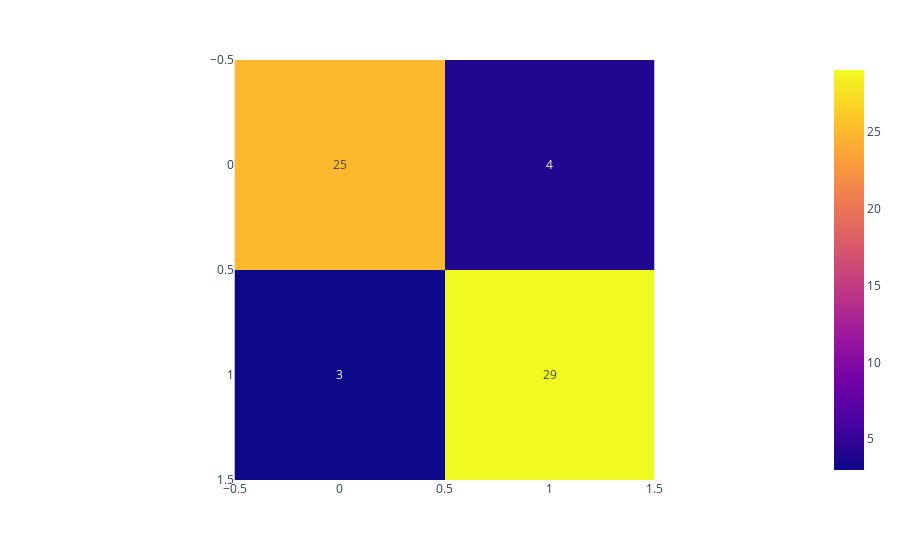

Notebook code cell kept with this figure:
### Code cell
fig = px.imshow(img=cm_log_model, text_auto=True)
fig.show()

### Figure 1 — Plotly figure (JSON) as saved in the notebook; plotly's stock layout.template omitted (floating-point values rounded to 4 significant figures)
{"data": [{"coloraxis": "coloraxis", "hovertemplate": "x: %{x}<br>y: %{y}<br>color: %{z}<extra></extra>", "name": "0", "texttemplate": "%{z}", "type": "heatmap", "xaxis": "x", "yaxis": "y", "z": [[25, 4], [3, 29]]}], "layout": {"coloraxis": {"colorscale": [[0, "#0d0887"], [0.1111, "#46039f"], [0.2222, "#7201a8"], [0.3333, "#9c179e"], [0.4444, "#bd3786"], [0.5556, "#d8576b"], [0.6667, "#ed7953"], [0.7778, "#fb9f3a"], [0.8889, "#fdca26"], [1, "#f0f921"]]}, "margin": {"t": 60}, "xaxis": {"anchor": "y", "constrain": "domain", "domain": [0, 1], "scaleanchor": "y"}, "yaxis": {"anchor": "x", "autorange": "reversed", "constrain": "domain", "domain": [0, 1]}}}
